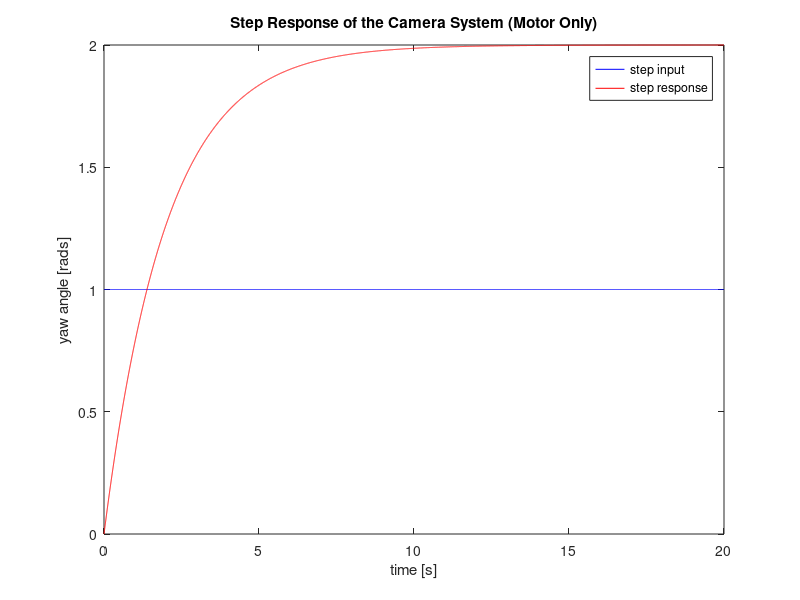
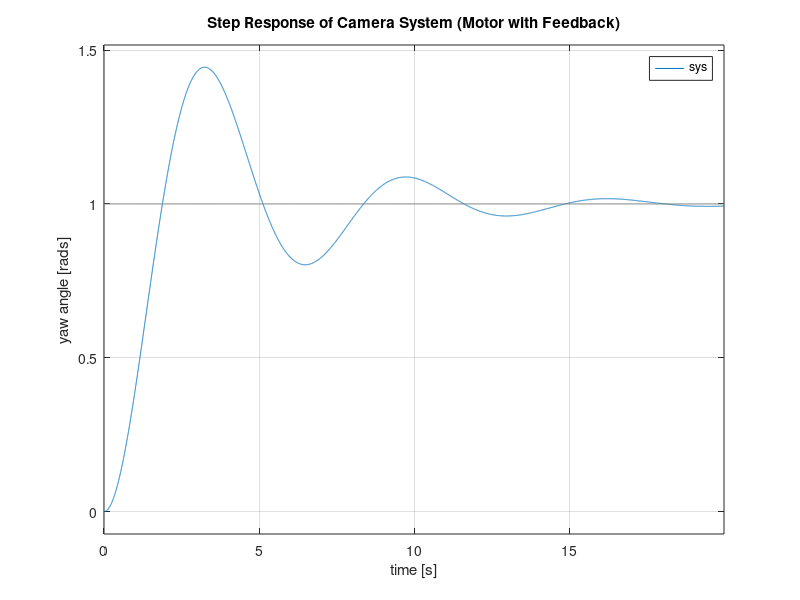
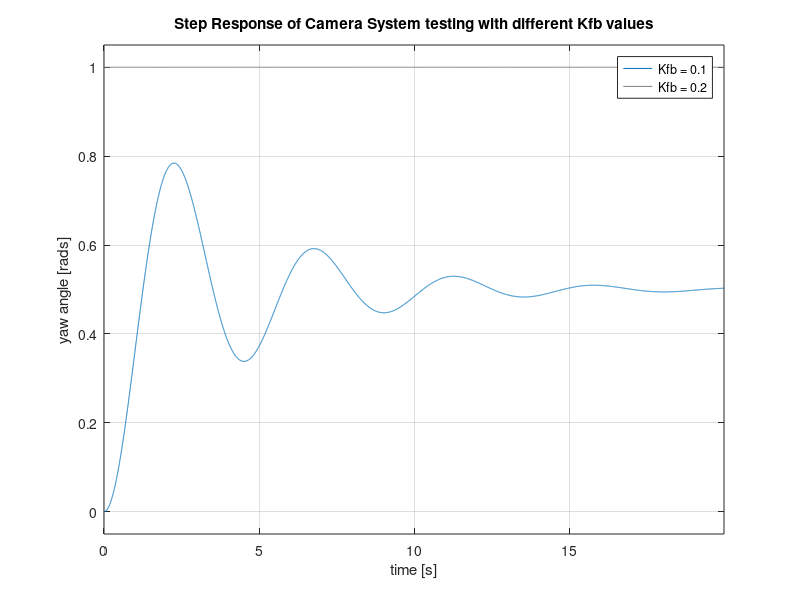
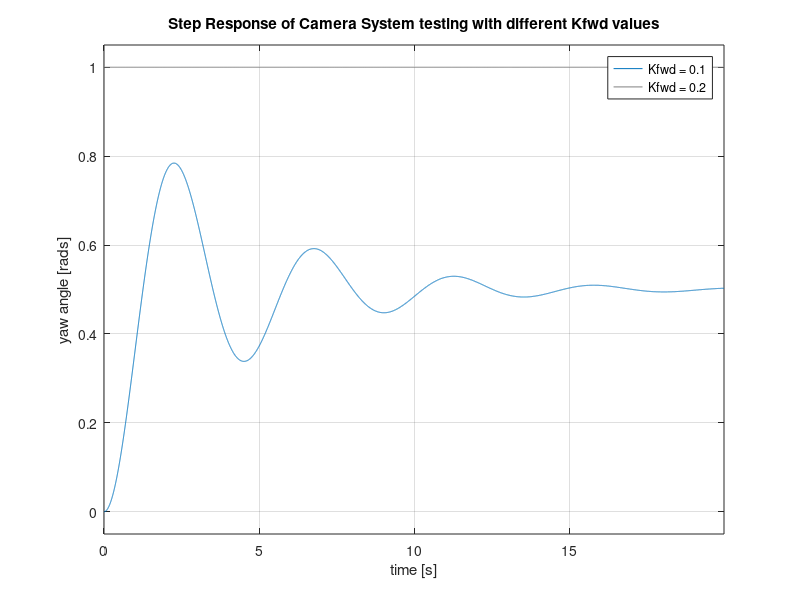

These charts were generated, in order, by the following MATLAB code: (Note: this script raises an error after producing the figures.)
%% EGB242 Assignment 2, Section 2 %%
% This file is a template for your MATLAB solution to Section 2.
%
% Before starting to write code, generate your data with the startHere
% script as described in the assignment task.

%% Initialise workspace
clear all; close all;

% Begin writing your MATLAB solution below this line.
%% 2.1 step response of the LTI system
T = 20;
samples = 10^4;

t = linspace(0,T,samples+1); t(end)=[];

%create the step input and response functions
step_input = max(0, min(t+1,1));
step_response = 2*(1-exp(-0.5*t));

%plotting both the step input and response function against time vector
figure;
plot(t, step_input, 'b');
hold on;
plot(t, step_response, 'r');
title('Step Response of the Camera System (Motor Only)');
xlabel('time [s]');
ylabel('yaw angle [rads]');
legend('step input', 'step response');

%% 2.2 create feed back in LTI
sys = tf(1, [1,0.5,1]);

%plot the system with step input and the time vector
figure();
lsim(sys, step_input, t);
title('Step Response of Camera System (Motor with Feedback)');
xlabel('time [s]');
ylabel('yaw angle [rads]');

%% 2.4 Gain and its affects
Kfwd01 = 0.1;
Kfwd02 = 0.2;
Kfwd05 = 0.5;
Kfwd1 = 1;
Kfwd2 = 2;

Kfb01 = 0.1;
Kfb02 = 0.2;
Kfb05 = 0.5;
Kfb1 = 1;
Kfb2 = 2;

gain1 = Kfwd1 * Kfb01;
gain2 = Kfwd1 * Kfb02;
gain3 = Kfwd1 * Kfb05;
gain4 = Kfwd1 * Kfb1;
gain5 = Kfwd1 * Kfb2;

gain6 = Kfwd01 * Kfb1;
gain7 = Kfwd02 * Kfb1;
gain8 = Kfwd05 * Kfb1;
gain9 = Kfwd2 * Kfb1;

sys1 = tf(Kfwd1, [1, 0.5, gain1]);
sys2 = tf(Kfwd1, [1, 0.5, gain2]);
sys3 = tf(Kfwd1, [1, 0.5, gain3]);
sys4 = tf(Kfwd1, [1, 0.5, gain4]);
sys5 = tf(Kfwd1, [1, 0.5, gain5]);

sys6 = tf(Kfb1, [1, 0.5, gain6]);
sys7 = tf(Kfb1, [1, 0.5, gain7]);
sys8 = tf(Kfb1, [1, 0.5, gain8]);
sys9 = tf(Kfb1, [1, 0.5, gain9]);

% Plot each of the systems with step_input and time vector
figure();
lsim(sys1, step_input, t);
hold on;
lsim(sys2, step_input, t);
lsim(sys3, step_input, t);
lsim(sys4, step_input, t);
lsim(sys5, step_input, t);hold off
title('Step Response of Camera System testing with different Kfb values');
xlabel('time [s]');
ylabel('yaw angle [rads]');
legend('Kfb = 0.1', 'Kfb = 0.2', 'Kfb = 0.5', 'Kfb = 1', 'Kfb = 2');

figure();
lsim(sys6, step_input, t);
hold on
lsim(sys7, step_input, t);
lsim(sys8, step_input, t);
lsim(sys9, step_input, t);hold off
title('Step Response of Camera System testing with different Kfwd values');
xlabel('time [s]');
ylabel('yaw angle [rads]');
legend('Kfwd = 0.1', 'Kfwd = 0.2', 'Kfwd = 0.5', 'Kfwd = 2');

%% 2.5 Finding Kfwd and Kfb values that will allow for an amplitude of 2pi 
% and a time to peak time equal to 13 seconds

%By testing different values for Kfwd and Kfb the values of 0.7 and 0.16
%respectivly was found
usedKfwd = 0.7;
usedKfb = 0.16;
usedgain = usedKfwd * usedKfb;

cameraTF = tf(usedKfwd, [1, 0.5, usedgain]);

%plotting the used Kfwd and Kfb values
figure;
lsim(cameraTF, step_input, t);
title('Step Response of Camera System');
xlabel('time [s]');
ylabel('yaw angle [rads]')

%% 2.6 testing the rover camera

%setting variables to be able to from from 30 to 210 degrees
startVoltage = 30/360;
endVoltage = 210/360;

% Test camera function
[startIm, finalIm] = cameraPan(startVoltage, endVoltage, cameraTF);
